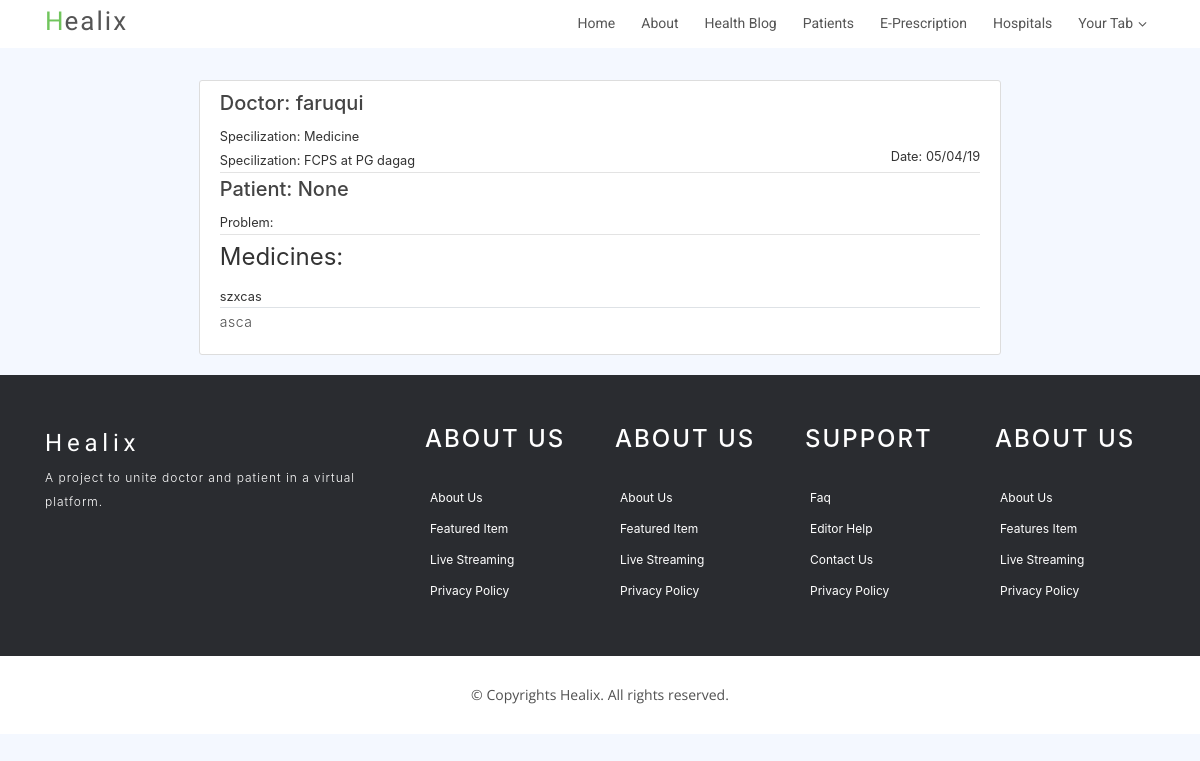
/prescriptions/2/ (signed in), run on an earlier commit of the app's database.
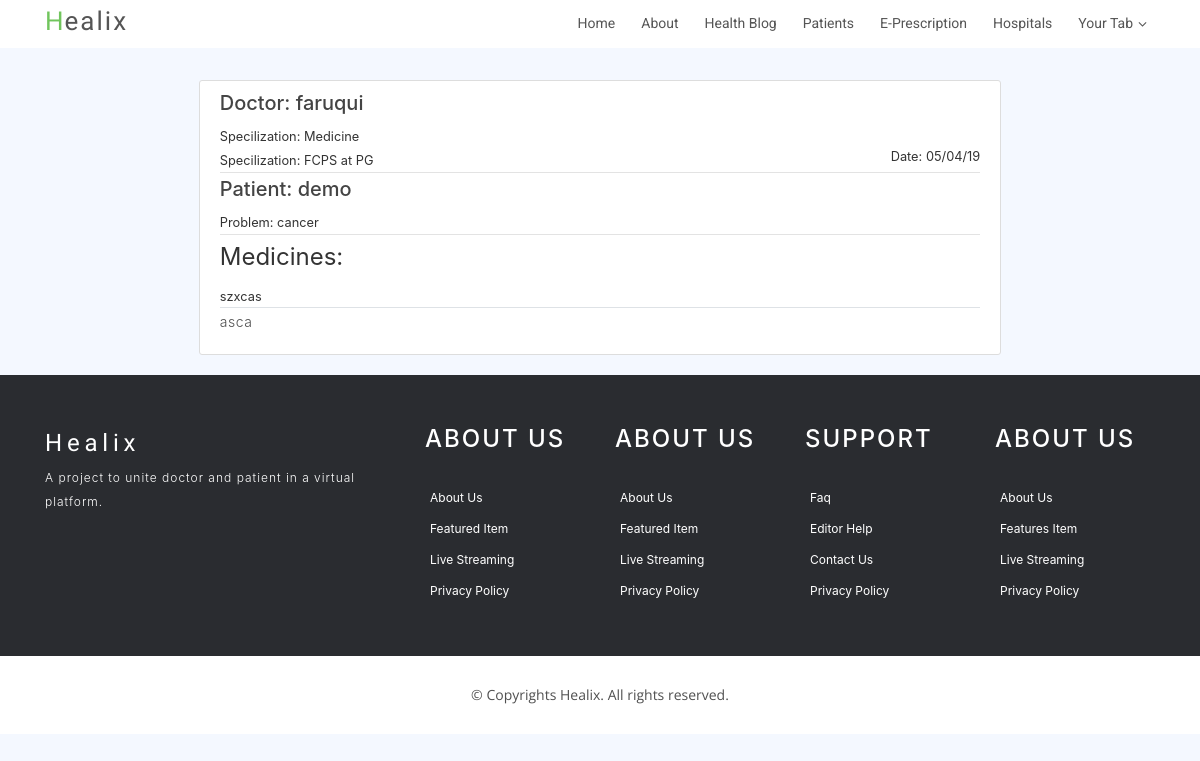
And on a later commit of the database.
### service/models.py (models this page shows, shortened)
class Prescription(models.Model):
    doctor_name = models.ForeignKey(settings.AUTH_USER_MODEL,related_name="eprescription", on_delete=models.CASCADE)
    patient = models.ForeignKey(Patient,null=True,related_name="eprescription", blank=True,on_delete=models.CASCADE)
    medicine_name = models.TextField()
    comment = models.CharField(max_length=250,null=True)
    date_posted = models.DateTimeField(default=timezone.now)

### users/models.py (models this page shows, shortened)
class Doctor(models.Model):
    user = models.OneToOneField(User, on_delete=models.CASCADE)
    specialization = models.CharField(max_length = 200, null = True)
    education = models.CharField(max_length = 200, null = True)
    image = models.ImageField(default='profile_pics/default.jpg', upload_to='profile_pics')

class User(AbstractUser):
    is_patient = models.BooleanField('patient status', default=False)
    is_doctor = models.BooleanField('doctor status', default=False)

class Patient(models.Model):
    user = models.OneToOneField(User, on_delete=models.CASCADE)
    image = models.ImageField(default='profile_pics/default.jpg', upload_to='profile_pics')
    date_registered = models.DateTimeField(default=timezone.now)
    health_problem = models.TextField(max_length = 200, default = 'nothing')
    height = models.FloatField(null = True)
    weight = models.FloatField(null = True)
    def __str__(self):
        return self.user.username

### service/views.py (the view)
# urls.py: path('prescriptions/<int:pk>/', PrescriptionDetailView.as_view(), name = 'prescription-detail'),
class PrescriptionDetailView(LoginRequiredMixin, DetailView):
    model = Prescription

### service/templates/service/prescription_detail.html
{% extends "home/base.html" %}
{% block content %}
<div class="container col-md-9">
  <article class="media content-section">
      <div class="media-body">
        <div class="article-metadata">
          <h5>Doctor: {{ object.doctor_name }}</h5>
          <small>Specilization: {{ object.doctor_name.doctor.specialization }}</small><br>
          <small>Specilization: {{ object.doctor_name.doctor.education }}</small>
          <small class="float-right">Date: {{ object.date_posted|date:"d/m/y" }}</small>
        </div>
        <div class="article-metadata">
          <h5>Patient: {{ object.patient }}</h5>
          <small>Problem: {{ object.patient.health_problem }}</small><br>
        </div>
        <legend>Medicines:</legend>
        <small>{{ object.medicine_name }}</small>
        <p class="article-content border-top mb-2">{{ object.comment }}</p>
      </div>
    </article>
</div>
{% endblock content %}

What changed in the data, as far as the page shows it:
changed Prescription "asca": doctor_name.doctor.education "FCPS at PG dagag" → "FCPS at PG"; patient "None" → "demo"; patient.health_problem (not shown) → "cancer"
